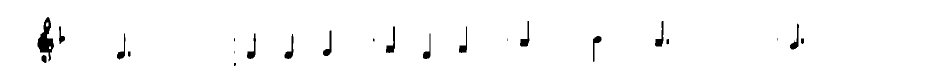
#> input picture symbol_detector/test_samples/cleaned_auto.jpg, 1885 x 146 px (shown at 1/2 size)
$ python -i extract_symbols.py   (imports and definitions only)
#> lines starting #> are read from the running program, lines starting #| are printed output that depends on the picture; after the words box and inside, x2 and y2 are one past the last pixel; in counts of white or black regions, pixels touching at a corner belong together
import cv2 as cv
import numpy as np
import os
import sys
import json

def estimate_line_thickness(binary_img):
    vertical_proj = np.sum(binary_img, axis=1)
    norm_proj = vertical_proj / np.max(vertical_proj) if np.max(vertical_proj) > 0 else vertical_proj
    line_indices = np.where(norm_proj > 0.5)[0]
    if len(line_indices) == 0:
        return 2
    groups = np.split(line_indices, np.where(np.diff(line_indices) != 1)[0]+1)
    thicknesses = [len(g) for g in groups if len(g) > 0]
    thickness = int(np.median(thicknesses)) if thicknesses else 2
    return max(1, min(thickness, 4))

def remove_staff_lines(staff_image):
#> called with staff_image = 'test_samples/cleaned_auto.jpg'
    input_path = staff_image.replace('\\', '/')
    im = cv.imread(input_path)
#> im is the input picture: shape (146, 1885, 3); min 0, max 255, mean 249.9
    assert im is not None, f"Файл {input_path} не удалось прочитать"
    gray = cv.cvtColor(im, cv.COLOR_BGR2GRAY)

    _, binary = cv.threshold(gray, 0, 255, cv.THRESH_BINARY_INV + cv.THRESH_OTSU)
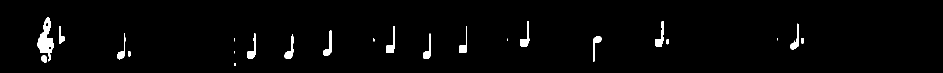
#> binary: shape (146, 1885) (shown at 1/2 size); 2% white; 23 white regions (5 under 20 px), largest, box (x1, y1, x2, y2) and area: (75, 34, 108, 123) 1342, (772, 53, 790, 106) 381, (1310, 42, 1327, 93) 357
    h, w = binary.shape
#> h = 146; w = 1885

    line_thickness = estimate_line_thickness(binary)
#> in estimate_line_thickness, `vertical_proj = np.sum(binary_img, axis=1)`: vertical_proj = 146 values, max 35445 at index 79, min 0 at index 0, mean 9531.1
#> in estimate_line_thickness, `norm_proj = vertical_proj / np.max(vertical_proj) if np.max(vertical_p..`: norm_proj = 146 values, max 1 at index 79, min 0 at index 0, mean 0.269
#> in estimate_line_thickness, `line_indices = np.where(norm_proj > 0.5)[0]`: line_indices = 40 values from 75 to 114
#> in estimate_line_thickness, `groups = np.split(line_indices, np.where(np.diff(line_indices) != 1)[0..`: groups = 1 item
#> in estimate_line_thickness, `thicknesses = [len(g) for g in groups if len(g) > 0]`: thicknesses = [40]
#> in estimate_line_thickness, `thickness = int(np.median(thicknesses)) if thicknesses else 2`: thickness = 40
#> line_thickness = 4

    horiz_length = max(20, min(w // 10, 60))
#> horiz_length = 60
    vert_length = h - 3
#> vert_length = 143

    horizontal_kernel = cv.getStructuringElement(cv.MORPH_RECT, (horiz_length, line_thickness))
    vertical_kernel = cv.getStructuringElement(cv.MORPH_RECT, (line_thickness, vert_length))
#> vertical_kernel = 143 rows, first 6: [1, 1, 1, 1], [1, 1, 1, 1], [1, 1, 1, 1], [1, 1, 1, 1], [1, 1, 1, 1], [1, 1, 1, 1]

    horizontal_lines = cv.morphologyEx(binary, cv.MORPH_OPEN, horizontal_kernel, iterations=1)
#> horizontal_lines: shape (146, 1885); every value is 0
    vertical_lines = cv.morphologyEx(binary, cv.MORPH_OPEN, vertical_kernel, iterations=1)
    line_mask = cv.bitwise_or(horizontal_lines, vertical_lines)

    num_labels, labels, stats, _ = cv.connectedComponentsWithStats(line_mask, connectivity=8)
#> labels: shape (146, 1885) int32; every value is 0
#> num_labels = 1; stats = [[0, 0, 1885, 146, 275210]]
    filtered_mask = np.zeros_like(line_mask)
    min_line_length = max(20, horiz_length // 4)
#> min_line_length = 20
    for i in range(1, num_labels):
        x, y, w_box, h_box, area = stats[i]
        if w_box > min_line_length or h_box > min_line_length:
            filtered_mask[labels == i] = 255

    inpainted = cv.inpaint(gray, filtered_mask, inpaintRadius=7, flags=cv.INPAINT_TELEA)
    _, binary2 = cv.threshold(inpainted, 0, 255, cv.THRESH_BINARY_INV + cv.THRESH_OTSU)

    vert_close_kernel = cv.getStructuringElement(cv.MORPH_RECT, (1, max(2, line_thickness)))
#> vert_close_kernel = [1, 1, 1, 1]
    cleaned = cv.morphologyEx(binary2, cv.MORPH_CLOSE, vert_close_kernel, iterations=1)
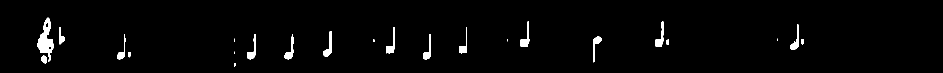
#> cleaned: shape (146, 1885) (shown at 1/2 size); 2% white; 23 white regions (5 under 20 px), largest, box (x1, y1, x2, y2) and area: (75, 35, 108, 124) 1342, (772, 54, 790, 107) 381, (1310, 43, 1327, 94) 357
    horiz_close_kernel = cv.getStructuringElement(cv.MORPH_RECT, (max(2, line_thickness), max(3, line_thickness)))
#> horiz_close_kernel = [[1, 1, 1, 1], [1, 1, 1, 1], [1, 1, 1, 1], [1, 1, 1, 1]]
    cleaned = cv.morphologyEx(cleaned, cv.MORPH_CLOSE, horiz_close_kernel, iterations=1)
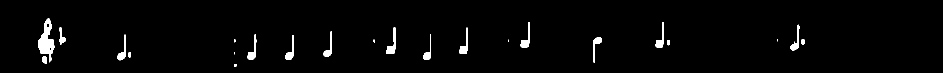
#> cleaned: shape (146, 1885) (shown at 1/2 size); 2% white; 23 white regions (5 under 20 px), largest, box (x1, y1, x2, y2) and area: (76, 36, 109, 125) 1342, (773, 55, 791, 108) 381, (1311, 44, 1328, 95) 357
    noise_kernel = cv.getStructuringElement(cv.MORPH_ELLIPSE, (1, max(3, line_thickness * 2)))
#> noise_kernel = [1, 1, 1, 1, 1, 1, 1, 1]
    cleaned = cv.morphologyEx(cleaned, cv.MORPH_OPEN, noise_kernel)
#> cleaned: shape (146, 1885); 1.9% white; 17 white regions, largest, box (x1, y1, x2, y2) and area: (76, 37, 108, 125) 1312, (773, 56, 791, 109) 381, (1312, 45, 1328, 96) 352
    kernel = np.ones((2, 2), np.uint8)
    cleaned = cv.erode(cleaned, kernel, iterations=1)
#> cleaned: shape (146, 1885); 1.5% white; 17 white regions, largest, box (x1, y1, x2, y2) and area: (77, 38, 108, 124) 1155, (774, 57, 791, 109) 309, (1313, 46, 1328, 96) 284

    result = cv.bitwise_not(cleaned)
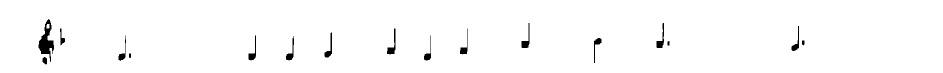
#> result: shape (146, 1885) (shown at 1/2 size); 98.5% white; 17 black regions
    output_path = os.path.join(os.path.dirname(input_path), "cleaned_auto.jpg")
    cv.imwrite(output_path, result)
    print(f"Результат сохранён: {output_path} (толщина линий: {line_thickness})")
#| Результат сохранён: test_samples/cleaned_auto.jpg (толщина линий: 4)
    return output_path

def find_symbol_contours(cleaned_image, min_area=50, max_area=5000):
#> called with min_area = 50, max_area = 5000
    contours, _ = cv.findContours(cleaned_image, cv.RETR_EXTERNAL, cv.CHAIN_APPROX_SIMPLE)
#> contours = 17 contours; largest, box (x1, y1, x2, y2) and area: (77, 38, 108, 124) 1090, (774, 57, 791, 109) 244, (1313, 46, 1328, 96) 223, (1043, 46, 1059, 96) 216, (649, 65, 664, 115) 206
    symbol_boxes = []
    for cnt in contours:
        x, y, w, h = cv.boundingRect(cnt)
        area = w * h
        if min_area <= area <= max_area:
            symbol_boxes.append((x, y, w, h))
#> this loop made 17 passes
#> (x, y, w, h, area) on passes 1 to 12: (85, 114, 9, 15, 135), (258, 107, 4, 9, 36), (1335, 82, 4, 9, 36), (1604, 81, 5, 10, 50), (1188, 76, 15, 50, 750), (572, 72, 16, 49, 784), (848, 71, 14, 50, 700), (497, 71, 15, 50, 750), (237, 71, 15, 51, 765), (649, 65, 15, 50, 750), (920, 57, 15, 52, 780), (774, 57, 17, 52, 884)
#> after the loop, symbol_boxes = 15 items, first 6: (85, 114, 9, 15), (1604, 81, 5, 10), (1188, 76, 15, 50), (572, 72, 16, 49), (848, 71, 14, 50), (497, 71, 15, 50)
    return symbol_boxes

def extract_symbols(image_path, output_dir="extracted_symbols"):
    cleaned_path = remove_staff_lines(image_path)

    cleaned_image = cv.imread(cleaned_path, cv.IMREAD_GRAYSCALE)
    if cleaned_image is None:
        raise ValueError("Не удалось загрузить очищенное изображение.")

    # Инвертируем для поиска контуров
    _, binary_for_contours = cv.threshold(cleaned_image, 127, 255, cv.THRESH_BINARY_INV)

    symbol_boxes = find_symbol_contours(binary_for_contours)
    os.makedirs(output_dir, exist_ok=True)

    output = []
    for idx, (x, y, w, h) in enumerate(symbol_boxes):
        symbol_img = cleaned_image[y:y+h, x:x+w]
        resized = cv.resize(symbol_img, (64, 64))
        filename = f"symbol_{idx}.png"
        path = os.path.join(output_dir, filename)
        cv.imwrite(path, resized)
        output.append({"filename": filename, "bbox": [x, y, w, h]})
#> this loop made 15 passes
#> (x, y, w, h, filename) on passes 1 to 12: (85, 114, 9, 15, 'symbol_0.png'), (1604, 81, 5, 10, 'symbol_1.png'), (1188, 76, 15, 50, 'symbol_2.png'), (572, 72, 16, 49, 'symbol_3.png'), (848, 71, 14, 50, 'symbol_4.png'), (497, 71, 15, 50, 'symbol_5.png'), (237, 71, 15, 51, 'symbol_6.png'), (649, 65, 15, 50, 'symbol_7.png'), (920, 57, 15, 52, 'symbol_8.png'), (774, 57, 17, 52, 'symbol_9.png'), (120, 57, 10, 34, 'symbol_10.png'), (1583, 52, 15, 50, 'symbol_11.png')
#> pass 1, in extract_symbols, `resized = cv.resize(symbol_img, (64, 64))`:
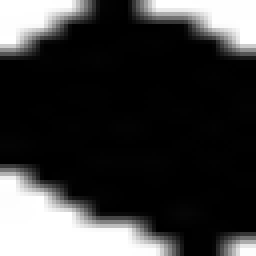
#> resized: shape (64, 64) (shown 4 times larger); min 0, max 255, mean 59
#> pass 3, in extract_symbols, `resized = cv.resize(symbol_img, (64, 64))`:
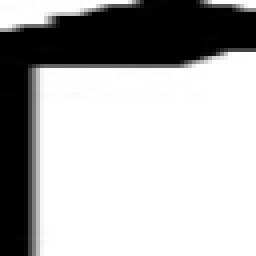
#> resized: shape (64, 64) (shown 4 times larger); min 0, max 255, mean 176.8
#> after the loop:
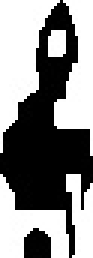
#> symbol_img: shape (86, 31) (shown 3 times larger); min 0, max 255, mean 137.2
#> after the loop, output = 15 items


    json_path = os.path.join(output_dir, "symbol_coords.json")
    with open(json_path, "w") as f:
        json.dump(output, f, indent=2)

    print(f"Извлечено {len(output)} символов. Координаты сохранены в {json_path}")
#| Извлечено 15 символов. Координаты сохранены в extracted_symbols/symbol_coords.json
    return output

# [17 lines not run here, left out]

>>> result = extract_symbols('test_samples/cleaned_auto.jpg')
#> result = 15 items

$ run again, on symbol_detector/test_samples/1.jpg
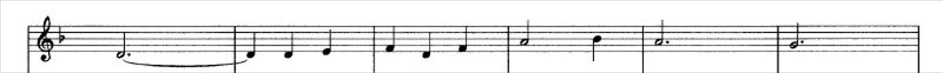
#> input picture symbol_detector/test_samples/1.jpg, 1885 x 146 px (shown at 1/2 size)
#> in remove_staff_lines, im is the input picture: shape (146, 1885, 3); mean B, G, R 233.9, 233.9, 233.9
#> in remove_staff_lines, `_, binary = cv.threshold(gray, 0, 255, cv.THRESH_BINARY_INV + cv.THRES..`:
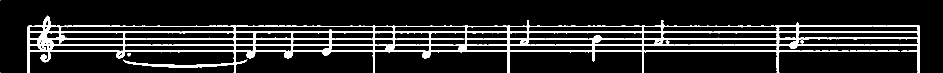
#> binary: shape (146, 1885) (shown at 1/2 size); 12% white; 6 white regions (2 under 20 px), largest, box (x1, y1, x2, y2) and area: (54, 31, 1840, 146) 32782, (1699, 101, 1800, 104) 260, (254, 106, 262, 113) 38, (1331, 81, 1339, 87) 35
#> vertical_proj = 146 values, max 455175 at index 90, min 0 at index 1, mean 57841.3
#> norm_proj = 146 values, max 1 at index 90, min 0 at index 1, mean 0.127
#> line_indices = [52, 53, 63, 64, 65, 76, 77, 78, 89, 90, 91, 101, 102, 103]
#> groups = [[52, 53], [63, 64, 65], [76, 77, 78], [89, 90, 91], [101, 102, 103]]
#> thicknesses = [2, 3, 3, 3, 3]
#> thickness = 3
#> vertical_kernel = 143 rows, first 8: [1, 1, 1], [1, 1, 1], [1, 1, 1], [1, 1, 1], [1, 1, 1], [1, 1, 1], [1, 1, 1], [1, 1, 1]
#> horizontal_lines: shape (146, 1885); 5.7% white; 25 white regions, largest, box (x1, y1, x2, y2) and area: (364, 63, 1426, 66) 3186, (1428, 63, 1840, 66) 1236, (348, 89, 756, 92) 1224
#> vertical_lines: shape (146, 1885); 0.9% white; 7 white regions, largest, box (x1, y1, x2, y2) and area: (468, 51, 472, 146) 380, (1015, 51, 1019, 146) 380, (1284, 51, 1288, 146) 380
#> line_mask: shape (146, 1885); 6.5% white; 14 white regions, largest, box (x1, y1, x2, y2) and area: (348, 51, 1426, 146) 7935, (1292, 51, 1840, 146) 4313, (55, 52, 362, 146) 1866
#> labels: shape (146, 1885) int32; 15 distinct labels, from 0 to 14
#> num_labels = 15; stats = 15 rows, first 6: [0, 0, 1885, 146, 257388], [147, 51, 74, 3, 222], [348, 51, 1078, 95, 7935], [1292, 51, 548, 95, 4313], [1648, 51, 85, 3, 255], [55, 52, 307, 94, 1866]
#> the loop in remove_staff_lines, `for i in range(1, num_labels):` made 14 passes
#> (x, y, w_box, h_box, area) on passes 1 to 8: (147, 51, 74, 3, 222), (348, 51, 1078, 95, 7935), (1292, 51, 548, 95, 4313), (1648, 51, 85, 3, 255), (55, 52, 307, 94, 1866), (72, 76, 99, 3, 297), (840, 89, 68, 3, 204), (1381, 89, 65, 3, 195)
#> binary2: shape (146, 1885); 7.9% white; 265 white regions (247 under 20 px), largest, box (x1, y1, x2, y2) and area: (163, 40, 1555, 123) 14941, (56, 31, 148, 125) 2246, (1590, 78, 1838, 146) 1261
#> vert_close_kernel = [1, 1, 1]
#> horiz_close_kernel = [[1, 1, 1], [1, 1, 1], [1, 1, 1]]
#> noise_kernel = [1, 1, 1, 1, 1, 1]
#| Результат сохранён: test_samples/cleaned_auto.jpg (толщина линий: 3)
#> contours = 23 contours, 6 with area under 20; largest, box (x1, y1, x2, y2) and area: (75, 34, 108, 123) 1292, (772, 53, 790, 106) 314, (1310, 42, 1327, 93) 294, (1040, 42, 1059, 93) 292, (646, 61, 663, 112) 276
#> the loop in find_symbol_contours, `for cnt in contours:` made 23 passes
#> (x, y, w, h, area) on passes 1, 2, 3, 5, 6, 11, 12, 13: (468, 126, 4, 6, 24), (83, 110, 10, 16, 160), (256, 103, 5, 11, 55), (1333, 78, 5, 11, 55), (1602, 77, 6, 11, 66), (1186, 72, 17, 52, 884), (569, 68, 18, 50, 900), (846, 67, 15, 51, 765)
#> after the loop in find_symbol_contours, `for cnt in contours:`: symbol_boxes = 17 items, first 6: (83, 110, 10, 16), (256, 103, 5, 11), (1333, 78, 5, 11), (1602, 77, 6, 11), (1186, 72, 17, 52), (569, 68, 18, 50)
#> the loop in extract_symbols, `for idx, (x, y, w, h) in enumerate(symbol_boxes):` made 17 passes
#> after the loop in extract_symbols, `for idx, (x, y, w, h) in enumerate(symbol_boxes):`:
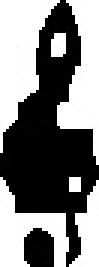
#> symbol_img: shape (89, 33) (shown 3 times larger); min 0, max 255, mean 128.6
#> after the loop in extract_symbols, `for idx, (x, y, w, h) in enumerate(symbol_boxes):`: output = 17 items
#| Извлечено 17 символов. Координаты сохранены в extracted_symbols/symbol_coords.json
